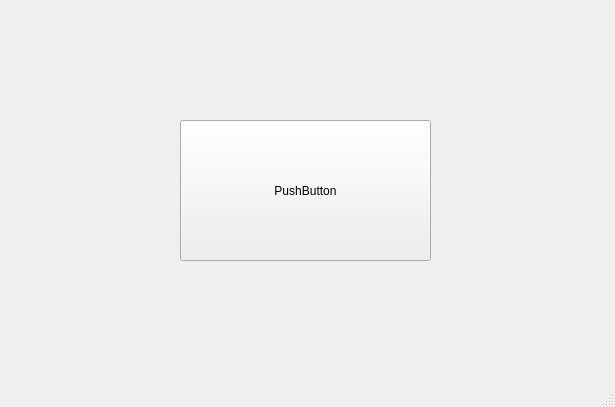
<?xml version="1.0" encoding="UTF-8"?>
<ui version="4.0">
 <class>MainWindow</class>
 <widget class="QMainWindow" name="MainWindow">
  <property name="geometry">
   <rect>
    <x>0</x>
    <y>0</y>
    <width>615</width>
    <height>407</height>
   </rect>
  </property>
  <property name="windowTitle">
   <string>MainWindow</string>
  </property>
  <widget class="QWidget" name="centralwidget">
   <widget class="QPushButton" name="btn">
    <property name="geometry">
     <rect>
      <x>180</x>
      <y>120</y>
      <width>251</width>
      <height>141</height>
     </rect>
    </property>
    <property name="text">
     <string>PushButton</string>
    </property>
   </widget>
  </widget>
  <widget class="QMenuBar" name="menubar">
   <property name="geometry">
    <rect>
     <x>0</x>
     <y>0</y>
     <width>615</width>
     <height>21</height>
    </rect>
   </property>
  </widget>
  <widget class="QStatusBar" name="statusbar"/>
 </widget>
 <resources/>
 <connections/>
</ui>
